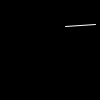
Frame 1 (no input)
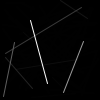
Frame 60 (the mouse pressed at the canvas centre just before this capture)
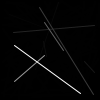
Frame 120 (the mouse held since frame 60 and released just before this capture)

The Processing sketch that drew these frames (run headless with seeded random() and noise(); from frame 60 on, the mouse is pressed at the canvas centre):

// Processing sketch: linea5
// ── linea5.pde
//Práctica 00: Calentando motores
//05
//line()

//Taller "Identidad generativa con Processing"
//Imparte: Julián Pérez - info@julian-perez.com  
//Escuela de verano 2019 - Escuela de diseño Arte Diez - Madrid

PGraphics pg;

void setup() {
  background(0);
  pg = createGraphics(100, 100);
  frameRate(5);
}

void draw() {
  pg.beginDraw();
  pg.background(0,100);
  pg.stroke(255);
  pg.line(round(random(width)),round(random(height)) , round(random(width)), round(random(width)));
  pg.endDraw();
  image(pg, 0, 0); 
}
